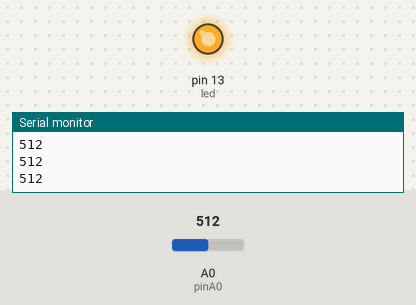
The sketch below on a simulated Arduino Uno, built with avr-gcc and run on an emulated ATmega328P. Parts: output pins drawn as LEDs (lit = HIGH), the last lines printed to the serial monitor. The test bench sets the inputs (shaded band); at power-on: A0 (pinA0) = 512.

Above: at 1.3 s.
1.4 s: A0 (pinA0) set to 309
2.9 s: A0 (pinA0) set to 286
At 3.9 s:
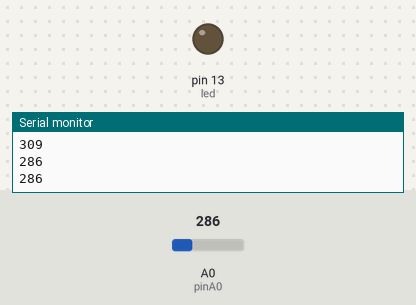
4.5 s: A0 (pinA0) set to 306
At 5.1 s:
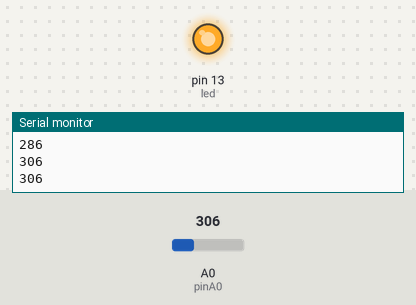
6.0 s: A0 (pinA0) set to 290
At 6.3 s:
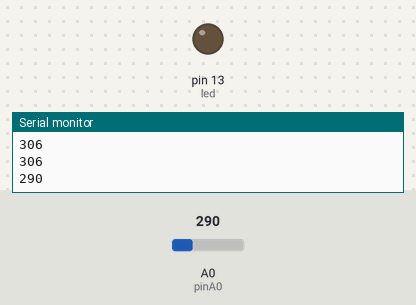
Timing chart, 0 to 8.5 s (numbered marks = the images above; inputs shaded):
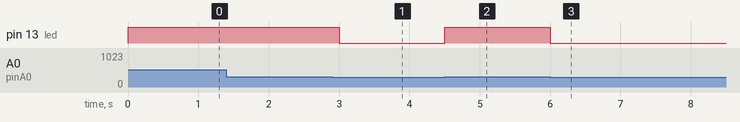

Measured:
- the behaviour switches between 301 and 300 on A0 (pinA0) (found by bisection; images 0 and 1)
- after the input at 2.9 s, pin 13 (led): HIGH → LOW after 0.10 s
- after the input at 4.5 s, pin 13 (led): LOW → HIGH at once
- after the input at 6.0 s, pin 13 (led): HIGH → LOW at once

The sketch:

cam-bien-khi-gas.ino
```cpp
int led = 13;
int pinA0 = 0;

void setup() {
  Serial.begin(9600);
  pinMode(led, HIGH);
}

void loop() {
  int value = analogRead(pinA0);
  Serial.println(value);
  if(value > 300){
    digitalWrite(led, HIGH);
  } else{
    digitalWrite(led, LOW);
  }
  delay(500);
}
```
